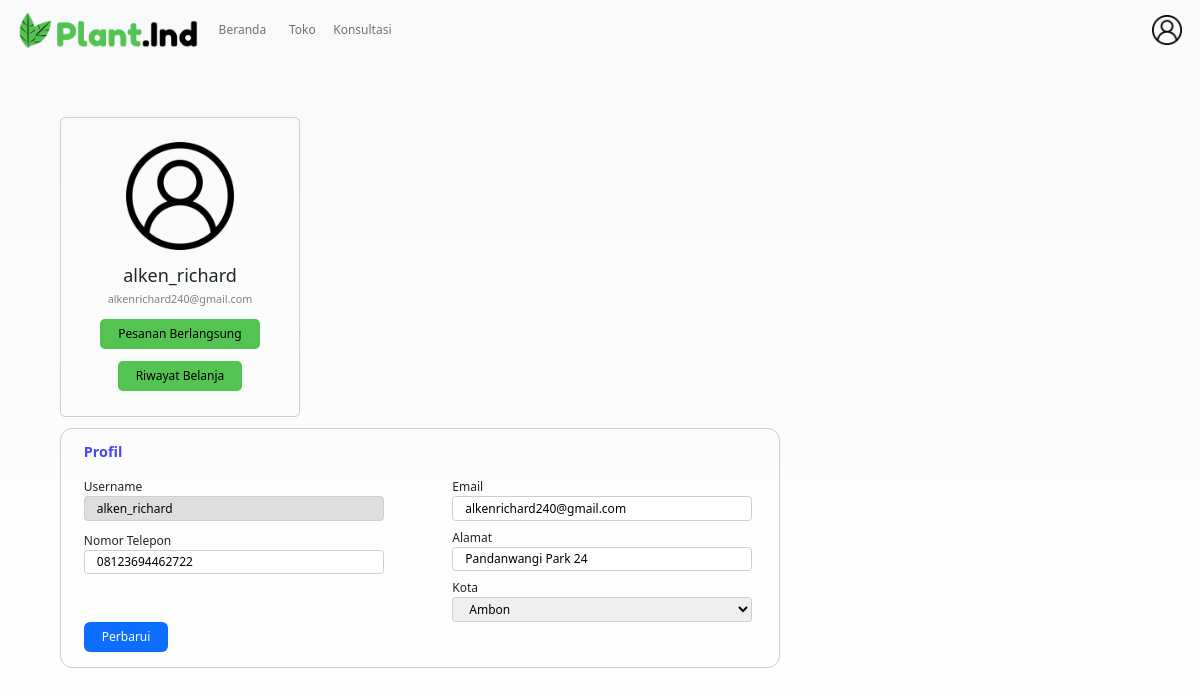
The page /login/profil.php (signed in) on the database its author committed.
### tables this page shows
CREATE TABLE `user` (
  `userId` int(100) NOT NULL,
  `username` varchar(100) NOT NULL,
  `email` varchar(100) NOT NULL,
  `telpon` varchar(100) NOT NULL,
  `alamat` varchar(100) NOT NULL,
  `kota` varchar(100) NOT NULL,
  `password` varchar(100) NOT NULL
);

### login/profil.php (the view, shortened to what this page needs)
<?php
    include '../assets/connect.php';
    $pelanggan = $_SESSION['user']['userId'];
    $ambil = $conn->query("SELECT * FROM user WHERE userId = '$pelanggan'");
    $pecah = $ambil->fetch_assoc();
?>
<!DOCTYPE html>
<html lang="en">
<head>
    <link rel="stylesheet" href="../assets/css/profil.css">
<body>
    <?php
        include "../assets/navbar.php"
    ?>
    <div class="home">
        <div class="profil">
            <img src="../assets/user.png">
            <p class='name'> <?= $pecah['username'] ?> </p>
            <p class="email"> <?= $pecah['email'] ?> </p>
            <a href="../marketplace/pesanan.php" class='riwayat'> Pesanan Berlangsung </a>
            <a href="riwayat.php" class='riwayat'> Riwayat Belanja </a>
        </div>
        <div class="data">
            <p class="judul">Profil</p>
            <form method="POST">
                <div class="form">
                    <div class="column1">
                        <div class="field">
                            Username
                            <input type="text" readonly value="<?= $pecah['username'] ?>" class="user">
                        </div>
                        <div class="field">
                            Nomor Telepon
                            <input type="text" name="telepon" value="<?= $pecah['telpon'] ?>">
                        </div>
                    </div>
                    <div class="column2">
                        <div class="field">
                            Email
                            <input type="text" name="email" value="<?= $pecah['email'] ?>">
                        </div>
                        <div class="field">
                            Alamat
                            <input type="text" name="alamat" value="<?= $pecah['alamat'] ?>">
                        </div>
                        <div class="field">
                            Kota
                            <select name="kota">
                                <option value="0">
                                    <?= $pecah['kota'] ?>
                                </option>
                            </select>
                        </div>
                    </div>
                </div>
                <button name="perbarui" class="button"> Perbarui </button>
            </form>
        </div>
    </div>
    </body>
</html>

### assets/css/profil.css (style rules this page uses)
body { height: 60vw; background-image: linear-gradient(#f8f9fa, #fff); }
.home { margin-left: 5%; }
.profil { display: flex; flex-direction: column; align-items: center; border: 0.1vw solid rgb(206, 206, 206); border-radius: 2%; width: 20vw; height: 25vw; margin-top: 5%; }
.profil img { width: 9vw; height: auto; margin-top: 10%; }
.profil .name { font-weight: 500; margin-top: 5%; font-size: 1.5vw; margin-bottom: 0 !important; }
.profil .email { margin-top: 1%; color: grey; font-size: 0.9vw; margin-bottom: 0 !important; }
.profil .riwayat { margin-top: 5%; font-size: 1vw; text-decoration: none; color: black; background-color: #53c351; padding: 0.5vw 1.5vw 0.5vw 1.5vw; border-radius: 0.4vw; }
.data { border: 0.1vw solid rgb(206, 206, 206); width: 60vw; height: 20vw; margin-top: 1%; border-radius: 1vw; padding-left: 2%; padding-top: 1%; padding-bottom: 1%; }
.data .judul { color: rgb(68, 68, 255); font-weight: 700; font-size: 1.2vw; }
.form { display: flex; justify-content: space-between; }
.form .column1 { font-size: 1vw; display: flex; flex-direction: column; width: 47%; height: 8vw; justify-content: space-between; }
.column1 .field { display: flex; flex-direction: column; }
.field input { padding: 0.2vw 0 0.2vw 1vw; border-radius: 0.3vw; border: 0.1vw solid rgb(206, 206, 206); width: 25vw; }
input.user { background-color: rgb(222, 222, 222); }
.form .column2 { font-size: 1vw; display: flex; flex-direction: column; height: 12vw; width: 47%; justify-content: space-between; }
.column2 .field { display: flex; flex-direction: column; }
.button { font-size: 1vw; background-color: #0d6efd; color: white; border: none; padding: 0.5vw 1.5vw 0.5vw 1.5vw; border-radius: 0.5vw; }
.field select { padding: 0.2vw 0 0.2vw 1vw; border-radius: 0.3vw; border: 0.1vw solid rgb(206, 206, 206); width: 25vw; }

### assets/css/navbar.css (style rules this page uses)
* { padding: 0; margin: 0; box-shadow: none !important; }

### rows shown on the page
user: username "alken_richard", email "alkenrichard240@gmail.com", telepon "08123694462722", alamat "Pandanwangi Park 24", kota "Ambon"
